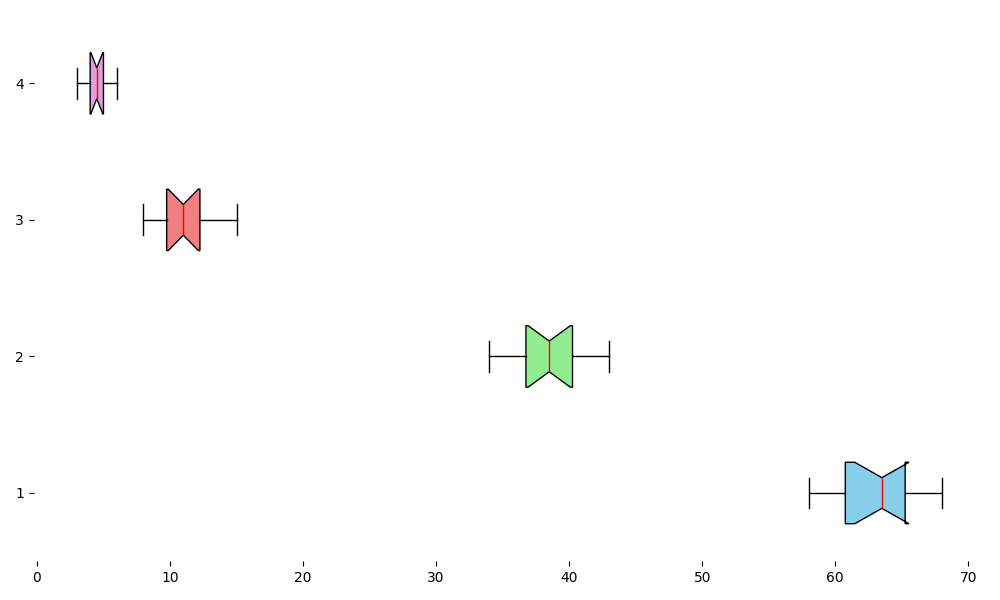

Here is the Python script that generated this plot:
import matplotlib.pyplot as plt

# Manually shuffled growth data within the original structure
growth_data = [
    [65, 60, 68, 67, 62, 61, 64, 58, 66, 63, 60, 65],
    [38, 39, 34, 42, 35, 39, 41, 36, 37, 40, 43, 38],
    [11, 10, 8, 14, 12, 10, 12, 15, 11, 9, 13, 9],
    [4, 5, 5, 3, 4, 6, 5, 4, 6, 3, 4, 5]
]

plt.figure(figsize=(10, 6))
box = plt.boxplot(growth_data, patch_artist=True, notch=True, medianprops={'color': 'red'}, vert=False)

colors = ['skyblue', 'lightgreen', 'lightcoral', 'plum']
for patch, color in zip(box['boxes'], colors):
    patch.set_facecolor(color)

plt.gca().spines['top'].set_visible(False)
plt.gca().spines['right'].set_visible(False)
plt.gca().spines['left'].set_visible(False)
plt.gca().spines['bottom'].set_visible(False)

plt.tight_layout()
plt.show()
